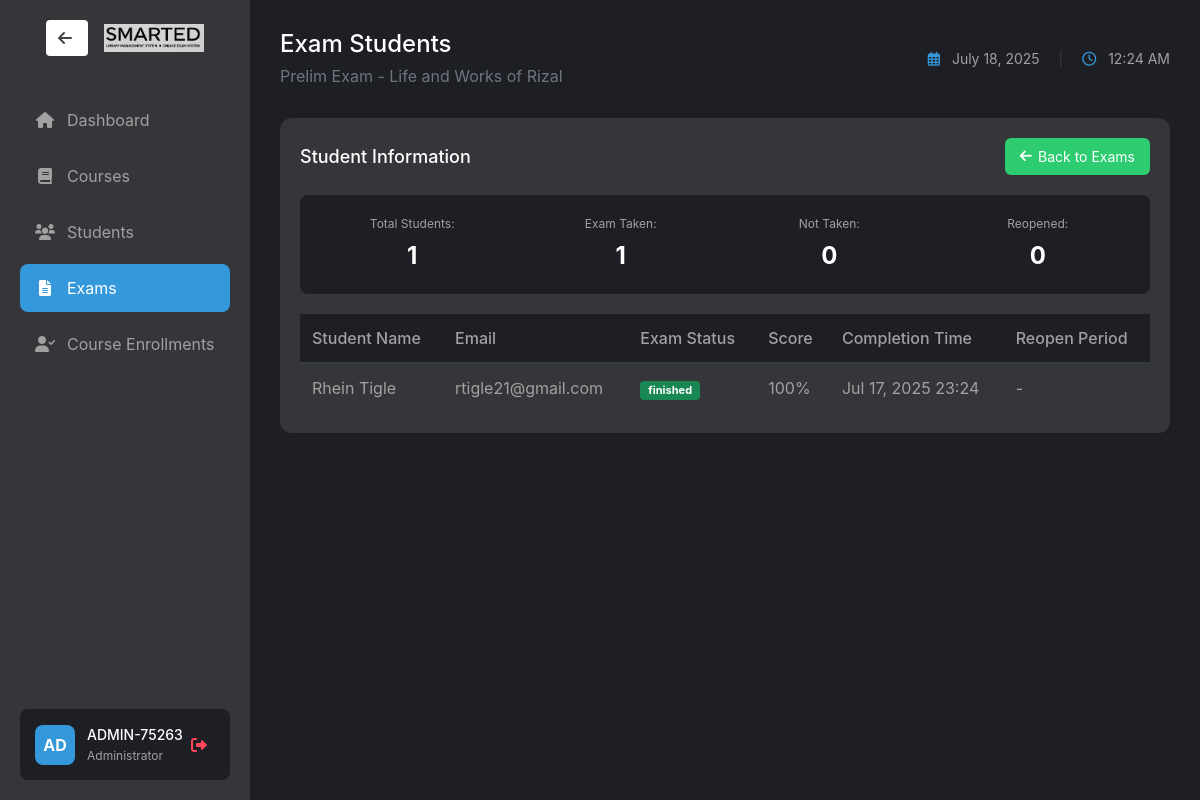
Page /exam/admin/view_exam_students.php?exam_id=23 (signed in) on the committed database.
### tables this page shows
CREATE TABLE `exams` (
  `exam_id` int(11) NOT NULL,
  `course_id` int(11) DEFAULT NULL,
  `exam_name` varchar(100) NOT NULL,
  `description` text DEFAULT NULL,
  `duration` int(11) NOT NULL,
  `total_questions` int(11) NOT NULL,
  `passing_score` int(11) NOT NULL,
  `start_date` datetime DEFAULT NULL,
  `end_date` datetime DEFAULT NULL,
  `created_at` timestamp NOT NULL DEFAULT current_timestamp(),
  `min_multiple_choice` int(11) NOT NULL DEFAULT 10,
  `min_true_false` int(11) NOT NULL DEFAULT 10,
  `min_matching` int(11) NOT NULL DEFAULT 10,
  `allowed_types` varchar(100) DEFAULT 'multiple_choice,true_false,matching'
);

CREATE TABLE `courses` (
  `course_id` int(11) NOT NULL,
  `course_name` varchar(255) NOT NULL,
  `description` text DEFAULT NULL,
  `created_at` timestamp NOT NULL DEFAULT current_timestamp()
);

CREATE TABLE `students` (
  `id` int(11) NOT NULL,
  `student_id` varchar(20) DEFAULT NULL,
  `email` varchar(100) DEFAULT NULL,
  `password` varchar(255) DEFAULT NULL,
  `created_at` timestamp NULL DEFAULT current_timestamp(),
  `firstname` varchar(50) DEFAULT NULL,
  `lastname` varchar(50) DEFAULT NULL,
  `birthdate` date DEFAULT NULL,
  `age` int(11) DEFAULT NULL,
  `reset_token` varchar(255) DEFAULT NULL,
  `reset_token_expiry` datetime DEFAULT NULL,
  `address` varchar(255) DEFAULT NULL,
  `phone` varchar(11) DEFAULT NULL,
  `school` varchar(100) DEFAULT NULL,
  `verified` tinyint(1) DEFAULT 0,
  `verification_token` varchar(64) DEFAULT NULL,
  `is_approved` tinyint(1) DEFAULT 0,
  `reset_otp` varchar(10) DEFAULT NULL,
  `reset_otp_expires` datetime DEFAULT NULL
);

### exam/admin/view_exam_students.php (the view, shortened to what this page needs)
<?php
require_once '../../shared/db_connect.php';
$exam_id = intval($_GET['exam_id']);
$stmt = $pdo->prepare("SELECT e.*, c.course_name FROM exams e JOIN courses c ON e.course_id = c.course_id WHERE e.exam_id = ?");
$stmt->execute([$exam_id]);
$exam = $stmt->fetch(PDO::FETCH_ASSOC);
$stmt = $pdo->prepare("
    SELECT s.*,
           CONCAT(s.firstname, ' ', s.lastname) AS full_name,
           IFNULL(ea.status, 'Not Taken') AS exam_status,
           ea.score,
           ea.end_time,
           re.reopen_start_date,
           re.reopen_end_date
    FROM students s
    JOIN enrollments en ON s.student_id = en.student_id AND en.course_id = ? AND en.is_approved = 1
    LEFT JOIN (
        SELECT *
        FROM exam_attempts
        WHERE exam_id = ?
        AND status = 'finished'
        ORDER BY end_time DESC
    ) ea ON s.student_id = ea.student_id
    LEFT JOIN reopened_exams re ON s.student_id = re.student_id AND re.exam_id = ?
");
$stmt->execute([$exam['course_id'], $exam_id, $exam_id]);
$students = $stmt->fetchAll(PDO::FETCH_ASSOC);
$stmt = $pdo->prepare("SELECT * FROM admins WHERE admin_id = ?");
$stmt->execute([$_SESSION['admin_id']]);
$admin = $stmt->fetch(PDO::FETCH_ASSOC);
?>
<!DOCTYPE html>
<html lang="en">
<head>
    <link href="https://cdn.jsdelivr.net/npm/bootstrap@5.1.3/dist/css/bootstrap.min.css" rel="stylesheet">
    <link rel="stylesheet" href="https://cdnjs.cloudflare.com/ajax/libs/font-awesome/6.0.0/css/all.min.css">
    <link rel="stylesheet" href="/finalProject/assets/css/styles.css">
</head>
<body class="dashboard-layout">
    <div class="sidebar">
        <div class="brand-section">
            <a href="../../shared/choose_dashboard.php" class="btn btn-light ms-3" style="background: #fff; color: rgba(66, 65, 65, 0.99); border: none; font-weight: bold; box-shadow: 0 1px 4px rgba(0,0,0,0.05);"><i class="fas fa-arrow-left me-1"></i></a>
            <img src="smarted-letter-only.jpg" alt="SmartED Logo" class=" img-fluid ms-3" style="max-width: 100px;">
        </div>
        <nav class="nav-menu">
            <ul>
                <li class="nav-item">
                    <a href="admin_dashboard.php" class="nav-link">
                        <i class="fas fa-home"></i>
                        <span>Dashboard</span>
                    </a>
                </li>
                <li class="nav-item">
                    <a href="courses.php" class="nav-link">
                        <i class="fas fa-book"></i>
                        <span>Courses</span>
                    </a>
                </li>
                <li class="nav-item">
                    <a href="students.php" class="nav-link">
                        <i class="fas fa-users"></i>
                        <span>Students</span>
                    </a>
                </li>
                <li class="nav-item">
                    <a href="exams.php" class="nav-link active">
                        <i class="fas fa-file-alt"></i>
                        <span>Exams</span>
                    </a>
                </li>
                <li class="nav-item">
                    <a href="approve_students.php" class="nav-link">
                        <i class="fas fa-user-check"></i>
                        <span>Course Enrollments</span>
                    </a>
                </li>
            </ul>
        </nav>
        <div class="admin-section">
            <div class="admin-avatar">AD</div>
            <div class="admin-details">
                <div class="admin-name"><?php echo htmlspecialchars($admin['admin_id']); ?></div>
                <div class="admin-role">Administrator</div>
            </div>
            <a href="../logout.php" class="logout-btn" onclick="return confirm('Are you sure you want to logout?');">
                <i class="fas fa-sign-out-alt"></i>
            </a>
        </div>
    </div>
    <div class="main-content">
        <div class="content-header">
            <div>
                <h1>Exam Students</h1>
                <p class="text-muted"><?php echo htmlspecialchars($exam['exam_name']); ?> - <?php echo htmlspecialchars($exam['course_name']); ?></p>
            </div>
            <div class="date-time">
                <i class="far fa-calendar-alt"></i>
                <?php echo date('F d, Y'); ?>
                <span class="separator">|</span>
                <i class="far fa-clock"></i>
                <span id="live-time"></span>
            </div>
        </div>
        <div class="dashboard-section">
            <div class="section-header">
                <h2>Student Information</h2>
                <a href="exams.php" class="btn-create">
                    <i class="fas fa-arrow-left"></i> Back to Exams
                </a>
            </div>
            <div class="exam-info-card">
                <div class="row">
                    <div class="col-md-3">
                        <div class="info-item">
                            <label>Total Students:</label>
                            <span><?php echo count($students); ?></span>
                        </div>
                    </div>
                    <div class="col-md-3">
                        <div class="info-item">
                            <label>Exam Taken:</label>
                            <span><?php echo count(array_filter($students, function($s) { return $s['exam_status'] === 'finished'; })); ?></span>
                        </div>
                    </div>
                    <div class="col-md-3">
                        <div class="info-item">
                            <label>Not Taken:</label>
                            <span><?php echo count(array_filter($students, function($s) { return $s['exam_status'] === 'Not Taken'; })); ?></span>
                        </div>
                    </div>
                    <div class="col-md-3">
                        <div class="info-item">
                            <label>Reopened:</label>
                            <span><?php echo count(array_filter($students, function($s) { return $s['exam_status'] === 'Reopened'; })); ?></span>
                        </div>
                    </div>
                </div>
            </div>
            <div class="table-responsive">
                <table class="table">
                    <thead>
                        <tr>
                            <th>Student Name</th>
                            <th>Email</th>
                            <th>Exam Status</th>
                            <th>Score</th>
                            <th>Completion Time</th>
                            <th>Reopen Period</th>
                        </tr>
                    </thead>
                    <tbody>
                        <?php foreach ($students as $student): ?>
                            <tr>
                                <td><?php echo htmlspecialchars($student['full_name']); ?></td>
                                <td><?php echo htmlspecialchars($student['email']); ?></td>
                                <td>
                                    <?php
                                    $status_class = '';
                                    switch($student['exam_status']) {
                                        case 'finished':
                                            $status_class = 'success';
                                            break;
                                    }
                                    ?>
                                    <span class="badge bg-<?php echo $status_class; ?>">
                                        <?php echo $student['exam_status']; ?>
                                    </span>
                                </td>
                                <td>
                                    <?php
                                    if ($student['exam_status'] === 'finished' && $student['score'] !== null) {
                                        echo round($student['score'], 1) . '%';
                                    } else {
                                        echo '-';
                                    }
                                    ?>
                                </td>
                                <td>
                                    <?php
                                    if ($student['exam_status'] === 'finished' && $student['end_time']) {
                                        echo date('M d, Y H:i', strtotime($student['end_time']));
                                    } else {
                                        echo '-';
                                    }
                                    ?>
                                </td>
                                <td>
                                    <?php
                                    if ($student['exam_status'] === 'Reopened' && $student['reopen_start_date'] && $student['reopen_end_date']) {
                                        echo date('M d, Y H:i', strtotime($student['reopen_start_date'])) . ' - ' .
                                             date('M d, Y H:i', strtotime($student['reopen_end_date']));
                                    } else {
                                        echo '-';
                                    }
                                    ?>
                                </td>
                            </tr>
                        <?php endforeach; ?>
                    </tbody>
                </table>
            </div>
        </div>
    </div>
</body>
</html>

### exam/assets/css/styles.css (style rules this page uses)
body { background-color: #1e1f25; color: #a1a1a1; font-family: -apple-system, BlinkMacSystemFont, "Segoe UI", Roboto, Helvetica, Arial, sans-serif; margin: 0; padding: 0; }
.dashboard-layout { display: flex; min-height: 100vh; }
.sidebar { width: 250px; background-color: rgb(53, 54, 57); padding: 20px; display: flex; flex-direction: column; box-shadow: 2px 0 5px rgba(0, 0, 0, 0.1); }
.brand-section { display: flex; align-items: center; margin-bottom: 40px; padding: 0 10px; }
.nav-menu { flex: 1; }
.nav-menu ul { list-style: none; padding: 0; margin: 0; }
.nav-item { margin-bottom: 8px; }
.nav-link { display: flex; align-items: center; padding: 12px 15px; color: #a1a1a1; text-decoration: none; border-radius: 8px; transition: all 0.3s ease; }
.nav-link:hover, .nav-link.active { background-color: #3498db; color: white; }
.nav-link i { margin-right: 12px; width: 20px; text-align: center; }
.admin-section { display: flex; align-items: center; padding: 15px; background-color: #1e1f25; border-radius: 8px; margin-top: auto; }
.admin-avatar { width: 40px; height: 40px; background-color: #3498db; border-radius: 8px; display: flex; align-items: center; justify-content: center; color: white; font-weight: bold; margin-right: 12px; }
.admin-details { flex: 1; }
.admin-name { color: white; font-size: 14px; margin-bottom: 2px; font-weight: 500; }
.admin-role { color: #a1a1a1; font-size: 12px; }
.logout-btn { color: #ff4757; text-decoration: none; padding: 8px; border-radius: 6px; transition: all 0.3s ease; }
.main-content { flex: 1; padding: 30px; overflow-y: auto; max-width: 1500px; width: 100%; }
.content-header { display: flex; justify-content: space-between; align-items: center; margin-bottom: 30px; }
.content-header h1 { color: white; font-size: 24px; margin: 0; }
.date-time { color: #a1a1a1; font-size: 14px; }
.date-time i { margin-right: 8px; color: #3498db; }
.separator { margin: 0 15px; color: #373a40; }
.dashboard-section { background-color: rgb(53, 54, 57); border-radius: 12px; padding: 20px; margin-bottom: 30px; }
.section-header { display: flex; justify-content: space-between; align-items: center; margin-bottom: 20px; }
.section-header h2 { color: white; font-size: 18px; margin: 0; }
.btn-create { display: inline-flex; align-items: center; padding: 8px 15px; background-color: #2ecc71; color: white; text-decoration: none; border-radius: 6px; font-size: 14px; transition: all 0.3s ease; }
.btn-create i { margin-right: 6px; }
.table { color: #a1a1a1; margin: 0; }
.table thead th { background-color: #1e1f25; border-bottom: 2px solid #373a40; color: #a1a1a1; font-weight: 500; padding: 12px; }
.table tbody td { padding: 12px; border-bottom: 1px solid #373a40; }

### rows in the picture
exams: exam_name "Prelim Exam", course.course_name "Life and Works of Rizal"
students: full_name "Rhein Tigle", email "rtigle21@gmail.com", exam_status "finished", score "100", end_time "Jul 17, 2025 23:24"

### other values in the picture
$admin['admin_id'] "ADMIN-75263"
count($students) "1"
